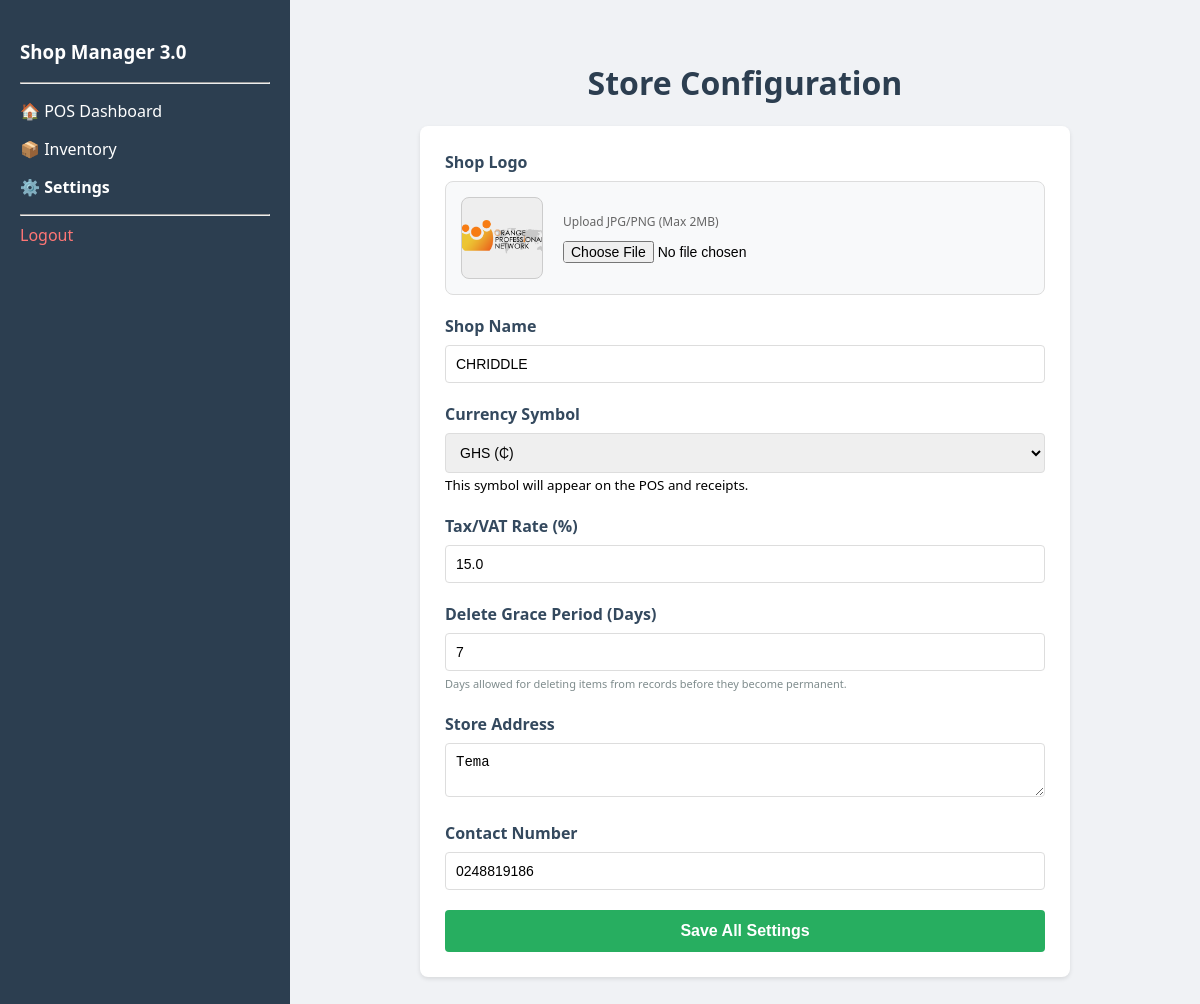
The app's page /settings (signed in), older data.
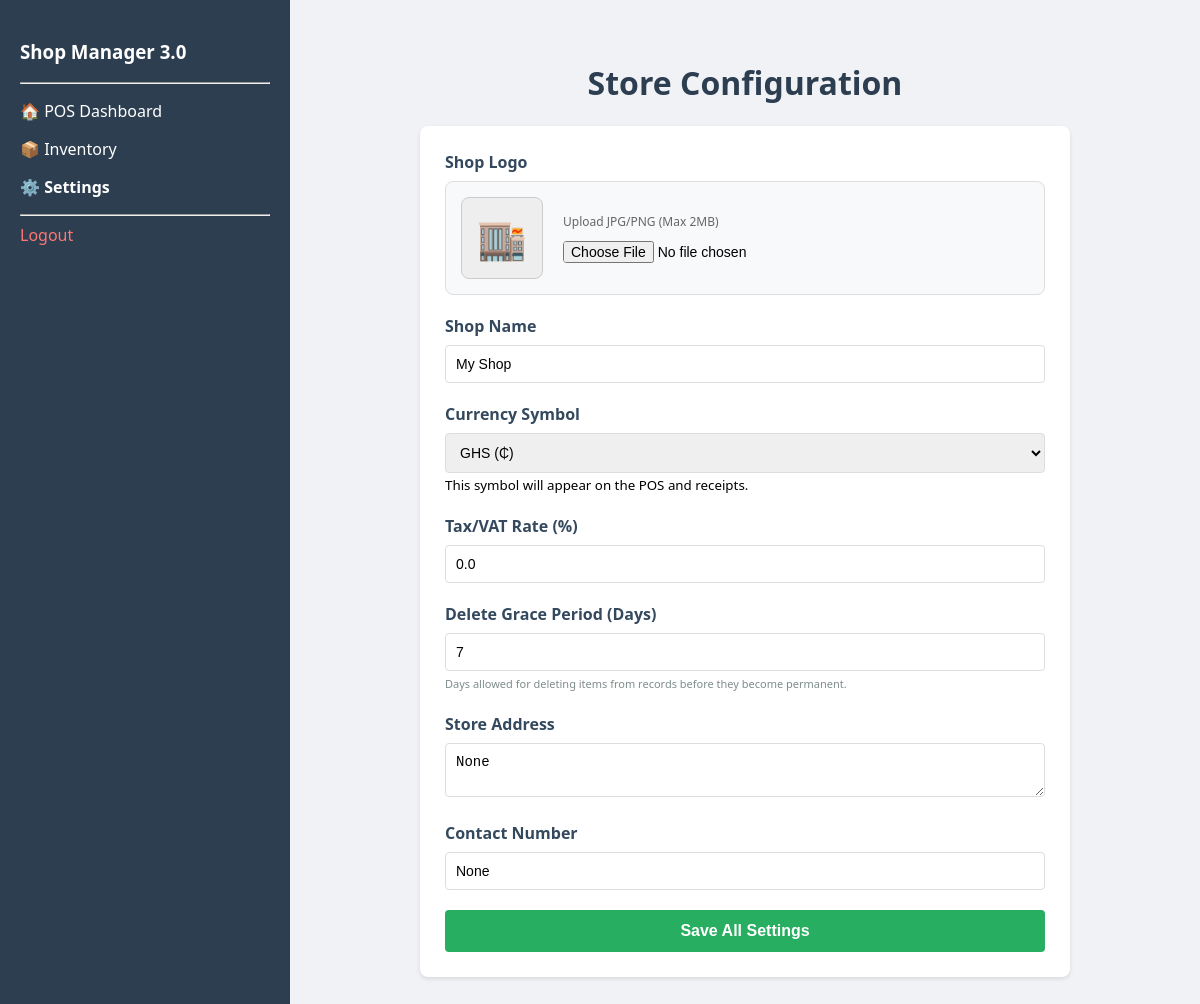
The same page, newer data.
### tables this page shows
CREATE TABLE shop_settings (
            id INTEGER PRIMARY KEY,
            shop_name TEXT,
            logo_path TEXT,
            tax_rate REAL DEFAULT 0.0,
            currency TEXT DEFAULT '$',
            delete_grace_period INTEGER DEFAULT 7,
            address TEXT,
            contact_number TEXT);

### app.py (the view, shortened to what this page needs)
@app.route("/settings", methods=["GET", "POST"])
@login_required
@admin_required
def settings():
    db = get_db()
    return render_template("settings.html")

### app.py (called while the page is built)
def get_db():
    if 'db' not in g:
        g.db = sqlite3.connect(DATABASE)
        g.db.row_factory = sqlite3.Row
        g.db.execute("PRAGMA foreign_keys = ON")
    return g.db

@app.teardown_appcontext
def close_connection(exception):
    db = g.pop('db', None)
    if db is not None:
        db.close()

def login_required(f):
    @wraps(f)
    def decorated_function(*args, **kwargs):
        if 'user' not in session:
            return redirect(url_for('login'))
        return f(*args, **kwargs)
    return decorated_function

def admin_required(f):
    @wraps(f)
    def decorated_function(*args, **kwargs):
        if session.get('role') != 'Admin':
            flash("Unauthorized! Admin rights required.")
            return redirect(url_for('dashboard'))
        return f(*args, **kwargs)
    return decorated_function

@app.context_processor
def inject_shop():
    db = get_db()
    shop_data = db.execute("SELECT * FROM shop_settings WHERE id = 1").fetchone()
    return dict(shop=shop_data)

### templates/settings.html (shortened to what this page needs)
<!DOCTYPE html>
<html>
<head>
</head>
<body>
    <div class="sidebar">
        <h3>Shop Manager 3.0</h3>
        <hr>
        <a href="/dashboard" style="color:white; text-decoration: none;"><p>🏠 POS Dashboard</p></a>
        <a href="/inventory" style="color:white; text-decoration: none;"><p>📦 Inventory</p></a>
        <p><strong>⚙️ Settings</strong></p>
        <hr>
        <a href="/logout" style="color:#ff7675; text-decoration: none;">Logout</a>
    </div>
    <div class="main">
        <h1 style="text-align: center; color: #2c3e50;">Store Configuration</h1>
        <div class="card">
            <form action="/update_settings" method="POST" enctype="multipart/form-data">
                <div class="form-group">
                    <label>Shop Logo</label>
                    <div class="logo-preview-box">
                        <div class="logo-thumbnail">
                            {% if shop.logo_path and shop.logo_path != 'default_logo.png' %}
                                <img src="{{ url_for('static', filename='uploads/' + shop.logo_path) }}" style="width: 100%; height: 100%; object-fit: cover;">
                            {% else %}
                                <span style="font-size: 40px;">🏬</span>
                            {% endif %}
                        </div>
                        <div style="flex: 1;">
                            <p style="margin: 0 0 10px 0; font-size: 12px; color: #666;">Upload JPG/PNG (Max 2MB)</p>
                            <input type="file" name="logo" accept="image/*" style="border: none; padding: 0;">
                        </div>
                    </div>
                </div>
                <div class="form-group">
                    <label>Shop Name</label>
                    <input type="text" name="shop_name" value="{{ shop.shop_name }}" placeholder="Enter shop name..." required>
                </div>
                <div class="form-group">
                    <label for="currency">Currency Symbol</label>
                     <select name="currency" id="currency" class="form-control">
                        <option value="GH₵" {% if shop.currency == 'GH₵' %}selected{% endif %}>GHS (₵)</option>
                    </select>
                    <small>This symbol will appear on the POS and receipts.</small>
                </div>
                 <div class="form-group" style="flex: 1;">
                        <label>Tax/VAT Rate (%)</label>
                        <input type="number" step="0.01" name="tax_rate" value="{{ shop.tax_rate }}">
                </div>
                <div class="form-group">
                    <label>Delete Grace Period (Days)</label>
                    <input type="number" name="grace_period" value="{{ shop.delete_grace_period }}">
                    <small style="color: #7f8c8d; font-size: 11px;">Days allowed for deleting items from records before they become permanent.</small>
                </div>
                <div class="form-group">
                    <label>Store Address</label>
                    <textarea name="address" rows="2" placeholder="Physical location...">{{ shop.address }}</textarea>
                </div>
                <div class="form-group">
                    <label>Contact Number</label>
                    <input type="text" name="contact" value="{{ shop.contact_number }}" placeholder="e.g. +233 ...">
                </div>
                <button type="submit" class="btn">Save All Settings</button>
            </form>
        </div>
    </div>
</body>
</html>

Row changes from the older to the newer data that the page shows:
changed shop_settings "GHS (₵)": logo_path "opn_black.png" → "default_logo.png" (drawn); shop_name "CHRIDDLE" → "My Shop"; tax_rate "15.0" → "0.0"; address "Tema" → "None"; contact "0248819186" → "None"; logo_path: picture removed
